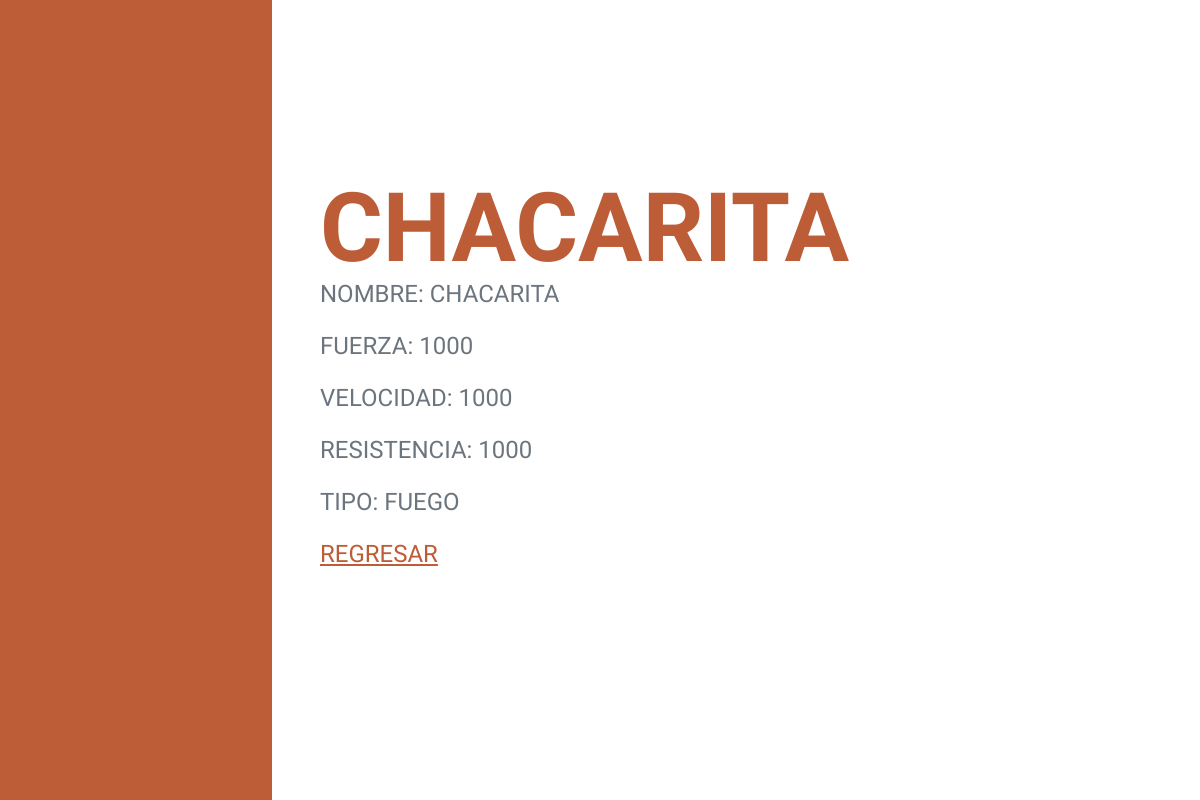
Page /App1/Personaje/11 (signed in) on the committed database.
### App1/models.py (models this page shows, shortened)
class personaje(models.Model):
    nombre = models.CharField(max_length=20)
    fuerza = models.IntegerField()
    velocidad = models.IntegerField()
    resistencia = models.IntegerField()
    tipo = models.CharField(max_length=20)

### App1/views.py (the view)
# urls.py: path("Personaje/<int:pk>", DetallePersonaje.as_view(), name="PersonajeDetalle"),
class DetallePersonaje(LoginRequiredMixin, DetailView):
    model = personaje

### App1/templates/App1/Personaje_detail.html
{% extends "App1/padre2.html" %}
{% load static %}
{% block titulo %}
{{personaje.nombre}}
{% endblock %}
{% block description %}
<p>Nombre: {{personaje.nombre}}</p>
    <p>Fuerza: {{personaje.fuerza}}</p>
    <p>Velocidad: {{personaje.velocidad}}</p>
    <p>Resistencia: {{personaje.resistencia}}</p>
    <p>Tipo: {{personaje.tipo}}</p>
    <a href="{% url 'PersonajeLista' %}"> Regresar </a>
{% endblock %}

### rows in the picture
personaje: nombre "CHACARITA", fuerza "1000", velocidad "1000", resistencia "1000", tipo "FUEGO"
